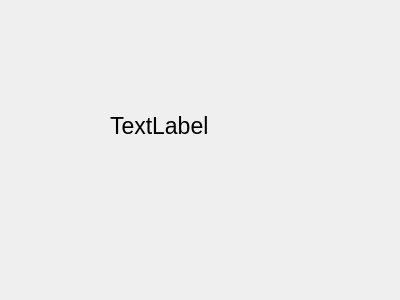
<?xml version="1.0" encoding="UTF-8"?>
<ui version="4.0">
 <class>ShowTime</class>
 <widget class="QWidget" name="ShowTime">
  <property name="geometry">
   <rect>
    <x>0</x>
    <y>0</y>
    <width>400</width>
    <height>300</height>
   </rect>
  </property>
  <property name="windowTitle">
   <string>Form</string>
  </property>
  <widget class="QLabel" name="label">
   <property name="geometry">
    <rect>
     <x>110</x>
     <y>100</y>
     <width>201</width>
     <height>51</height>
    </rect>
   </property>
   <property name="font">
    <font>
     <pointsize>17</pointsize>
    </font>
   </property>
   <property name="text">
    <string>TextLabel</string>
   </property>
  </widget>
 </widget>
 <resources/>
 <connections/>
</ui>
